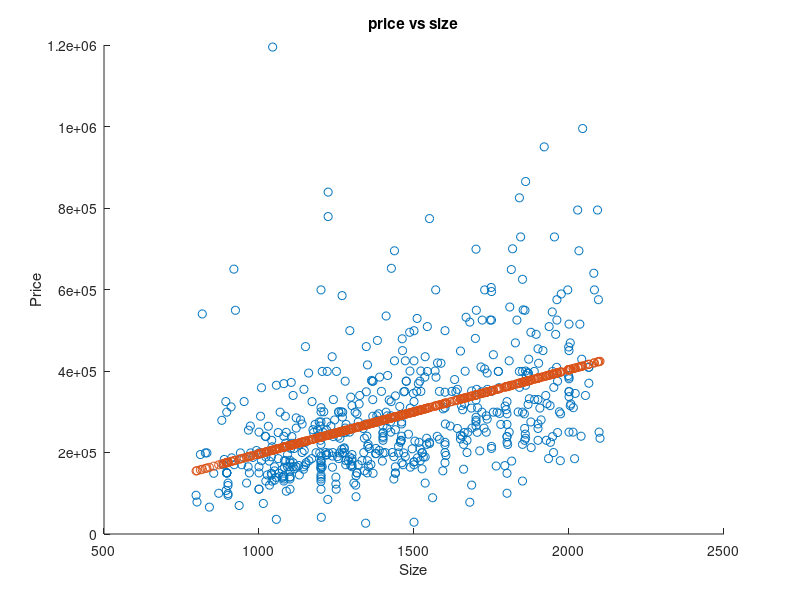
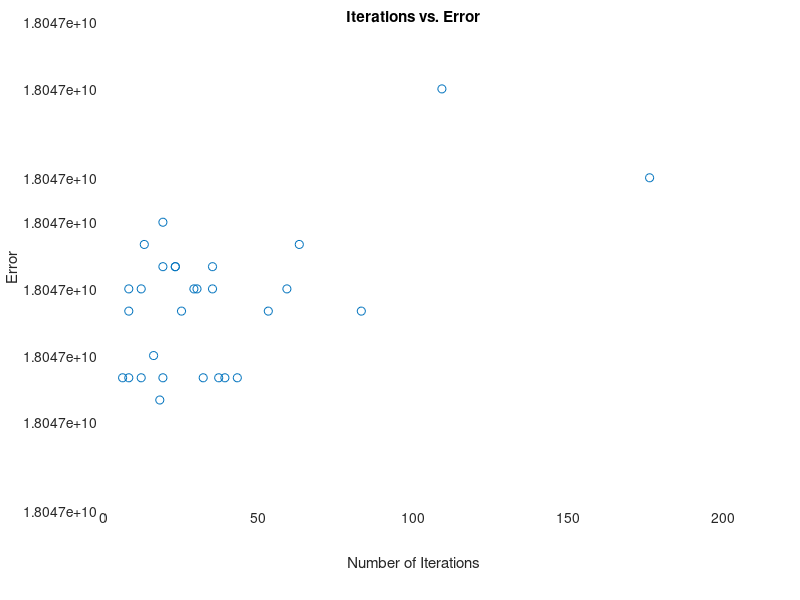

The MATLAB source for these figures, in order:

clear
clc

data=dlmread('housing_price_data.dat');
price=data(:,2);
size=data(:,5);

table=sortrows([size price]);

newTable=table([25:600],:); %Remove outliers
originalSizeValue=table([25:600],1); %Table to be used later or the final w0 and w1 values with outliers removed

scatter(newTable(:,1),newTable(:,2));
title('price vs size');
xlabel('Size');
ylabel('Price');
hold on

m=mean(newTable(:,1));
s=std(newTable(:,1));

%For loop to normalize the size column of newTable
for i=1:length(newTable)
    newTable(i,1)=(newTable(i,1)-m)/s;    
end

r=0;
tableIter=[(0.1:.05:1.5)' (0.1:.05:1.5)']; %Table to hold the number of iterations and the corrsponding learning rate
tableErr=[(0.1:.05:1.5)' (0.1:.05:1.5)']; %Table to hold the number of iterations and the corrsponding error value

%For loop to go through the different values for the learning rate
for value=0.1:.05:1.5
    %Intilizing values for the gradient descent calculations
    w0=rand;
    w1=rand;
    learningRate=value;
    prevmse=0.0;
    converge=0.0000000001;
    count=0;

    %While loop to perform grdient descent on w0 and w1 values
    while 1

        w0gradient=0.0;
        w1gradient=0.0;
        for i=1:length(newTable)
            w0gradient=w0gradient+(w0+(w1*newTable(i,1))-newTable(i,2));
            w1gradient=w1gradient+((w0+(w1*newTable(i,1))-newTable(i,2))*newTable(i,1));
        end

        tempw0=w0-(learningRate*(w0gradient/length(newTable)));
        tempw1=w1-(learningRate*(w1gradient/length(newTable)));

        msesum=0.0;
        for i=1:length(newTable)
            msesum=msesum+((((tempw0+(tempw1*newTable(i,1)))-newTable(i,2)))^2);
        end

        mse=msesum/length(newTable);
        diffmse=abs(prevmse-mse);

        if diffmse<=converge
            w0=tempw0;
            w1=tempw1;
            break
        end

        prevmse=mse;
        w0=tempw0;
        w1=tempw1;
        count=count+1;
        %fprintf('The iteration is: %i\n',count);
    end
    
%     fprintf('For learning rate: %.3f, the values are:\n',value);
%     fprintf('The w0 value is: %.3f\n',w0);
%     fprintf('The w1 value is: %.3f\n',w1);
%     fprintf('The number of iterations is: %d\n',count);
%     fprintf('\n');
    
    r=r+1;
    %tableIter(r,1)=value;
    tableIter(r,2)=count;
    tableErr(r,1)=count;
    tableErr(r,2)=mse;
    
end

fprintf('The w0 final value is: %.3f\n',w0);
fprintf('The w1 final value is: %.3f\n',w1);
fprintf('\n');
fprintf('The following is a table showing learning rate( as the first column) and number of ietrations until convergance(in the second column):\n');
tableIter

for i=1:length(newTable)
    newTable(i,2)=w0+(w1*newTable(i,1));
end

scatter(originalSizeValue,newTable(:,2));
hold off

figure;scatter(tableErr(:,1),tableErr(:,2));
title('Iterations vs. Error');
xlabel('Number of Iterations');
ylabel('Error');
